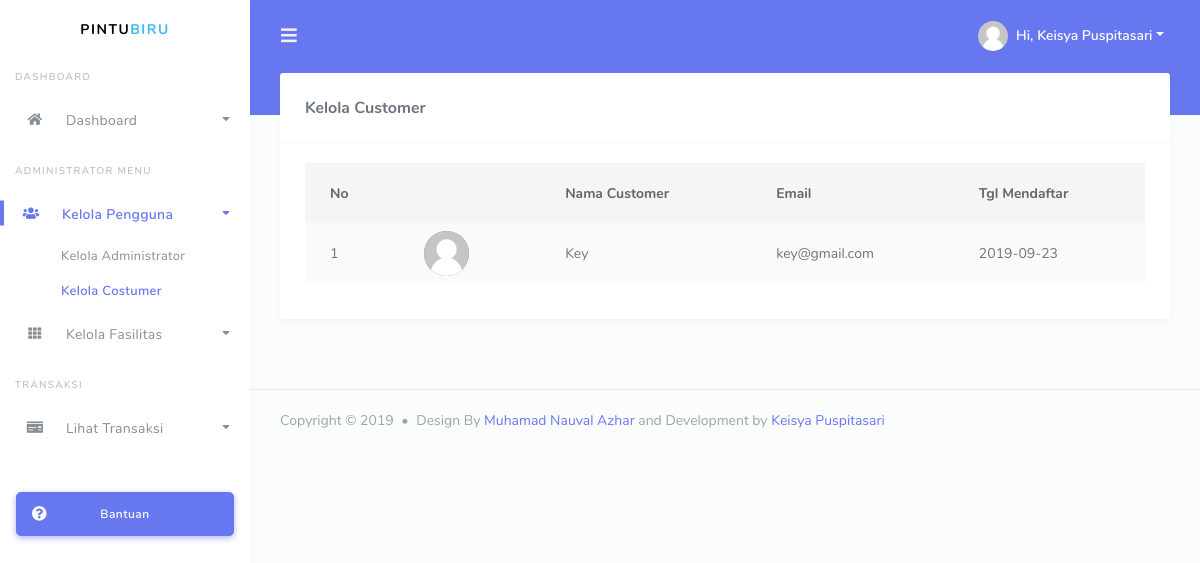
Screenshot of /admin/customer.html (signed in) with the database file from the repository.
### tables this page shows
CREATE TABLE `tb_costumer` (
  `id_costumer` int(11) NOT NULL,
  `nama_costumer` varchar(50) NOT NULL,
  `email` varchar(50) NOT NULL,
  `password` varchar(50) NOT NULL,
  `photo` varchar(100) NOT NULL,
  `jk` enum('Laki-laki','Perempuan') NOT NULL,
  `created_date` date NOT NULL
);

### db/Customer.php (called while the page is built, shortened)
<?php
    class Customer
    {
        public function __construct()
        {
            require 'Koneksi.php';
            $this->db = $koneksi;
        }
        public function read()
        {
            $sql = "SELECT * from tb_costumer";
            $stmt = $this->db->prepare($sql);
            $stmt->execute();
            return $stmt;
        }
    }
?>

### admin/page/costumer/index.php (the view, shortened to what this page needs)
<?php
    require '../db/Customer.php';
    $customer = new Customer();
?>
<div class="main-content">
    <section class="section">
        <div class="row">
            <div class="col-lg-12 col-md-12 col-12 col-sm-12">
                <div class="card">
                <div class="card-header">
                    <h4>Kelola Customer</h4>
                </div>
                <div class="card-body" id="table">
                    <table id="datatable" class="table table-striped">
                        <thead>
                            <tr>
                                <th>No</th>
                                <th></th>
                                <th>Nama Customer</th>
                                <th>Email</th>
                                <th>Tgl Mendaftar</th>
                            </tr>
                        </thead>
                        <tbody>
                            <?php
                                $data = $customer->read();
                                $no = 1;
                                while($row = $data->fetch(PDO::FETCH_ASSOC)){
                            ?>
                                <tr>
                                    <td><?= $no++ ?></td>
                                    <td>
                                        <figure class="avatar mr-2">
                                            <img src="../media/photo/<?= $row['photo'] ?>" class="img-round" alt="" srcset="">
                                        </figure>
                                    </td>
                                    <td><?= $row['nama_costumer'] ?></td>
                                    <td><?= $row['email'] ?></td>
                                    <td>
                                        <?= $row['created_date'] ?>
                                    </td>
                                </tr>
                            <?php } ?>
                        </tbody>
                    </table>
                </div>
            </div>
        </div>
    </section>
</div>

### admin/assets/css/components.css (style rules this page uses)
.avatar { background: #6777ef; border-radius: 50%; color: #e3eaef; display: inline-block; font-size: 16px; font-weight: 300; margin: 0; position: relative; vertical-align: middle; line-height: 1.28; height: 45px; width: 45px; }
.avatar img { border-radius: 50%; height: 100%; position: relative; width: 100%; z-index: 1; }

### rows the page displays
tb_costumer: photo (placeholder picture), nama_costumer "Key", email "key@gmail.com", created_date "2019-09-23"

### other values shown
$_SESSION['nama'] "Keisya Puspitasari"
